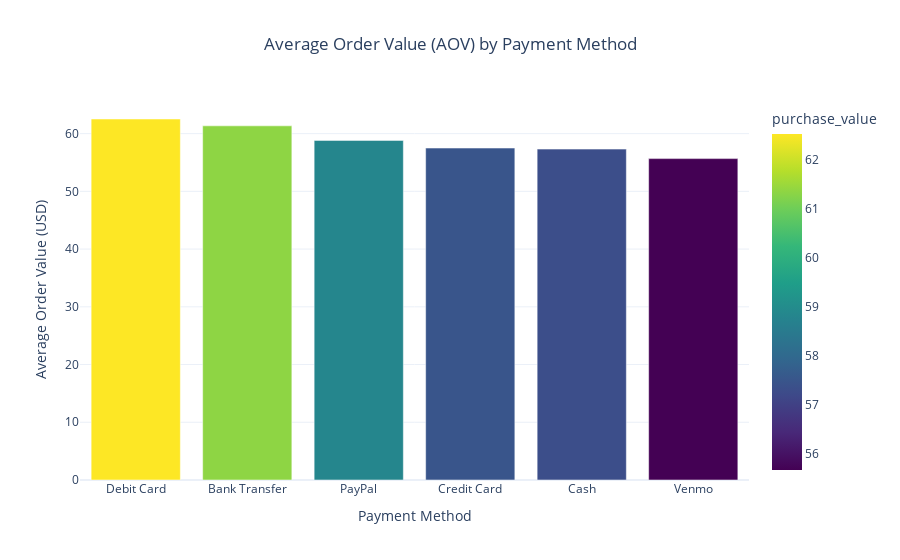

The cell this chart's notebook holds for it:
### Code cell
# --- 2️⃣ Average Order Value (AOV) by Payment Method ---
if 'payment_method' in merged_df.columns and 'purchase_value' in merged_df.columns:
    aov = (
        merged_df[merged_df['interaction_type'].str.lower() == 'purchase']
        .groupby('payment_method')['purchase_value']
        .mean()
        .reset_index()
        .sort_values('purchase_value', ascending=False)
    )
    
    fig = px.bar(
        aov,
        x='payment_method',
        y='purchase_value',
        color='purchase_value',
        title='Average Order Value (AOV) by Payment Method',
        color_continuous_scale='Viridis'
    )
    fig.update_layout(
        title_x=0.5,
        template='plotly_white',
        xaxis_title='Payment Method',
        yaxis_title='Average Order Value (USD)'
    )
    fig.show()
else:
    print("⚠️ Missing 'payment_method' or 'purchase_value' column for AOV analysis.")

### Figure 1 — Plotly figure (JSON) as saved in the notebook; plotly's stock layout.template omitted (floating-point values rounded to 4 significant figures)
{"data": [{"hovertemplate": "payment_method=%{x}<br>purchase_value=%{marker.color}<extra></extra>", "legendgroup": "", "marker": {"color": [62.54, 61.35, 58.83, 57.5, 57.32, 55.67], "coloraxis": "coloraxis", "pattern": {"shape": ""}}, "name": "", "orientation": "v", "showlegend": false, "textposition": "auto", "type": "bar", "x": ["Debit Card", "Bank Transfer", "PayPal", "Credit Card", "Cash", "Venmo"], "xaxis": "x", "y": [62.54, 61.35, 58.83, 57.5, 57.32, 55.67], "yaxis": "y"}], "layout": {"barmode": "relative", "coloraxis": {"colorbar": {"title": {"text": "purchase_value"}}, "colorscale": [[0, "#440154"], [0.1111, "#482878"], [0.2222, "#3e4989"], [0.3333, "#31688e"], [0.4444, "#26828e"], [0.5556, "#1f9e89"], [0.6667, "#35b779"], [0.7778, "#6ece58"], [0.8889, "#b5de2b"], [1, "#fde725"]]}, "legend": {"tracegroupgap": 0}, "title": {"text": "Average Order Value (AOV) by Payment Method", "x": 0.5}, "xaxis": {"anchor": "y", "domain": [0, 1], "title": {"text": "Payment Method"}}, "yaxis": {"anchor": "x", "domain": [0, 1], "title": {"text": "Average Order Value (USD)"}}}}
